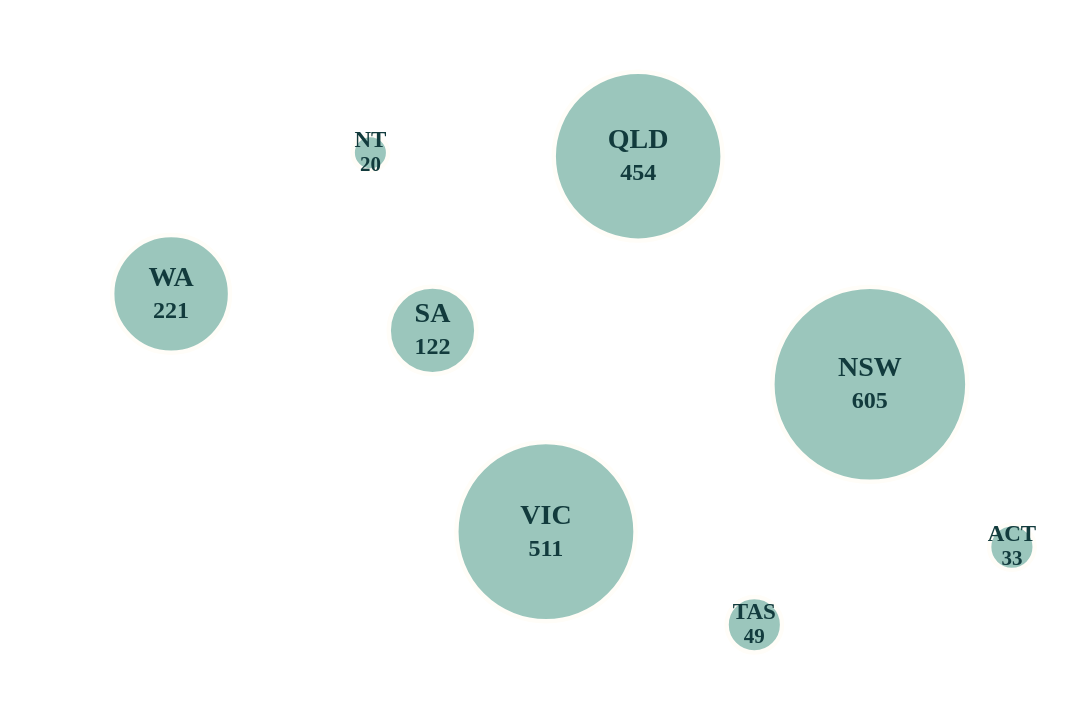

Specify this chart in Vega-Lite:
### Vega-Lite specification from a JSON file in a GitHub repository (floating-point values rounded to 4 significant figures)
{"$schema": "https://vega.github.io/schema/vega-lite/v5.json", "description": "Schematic circle cartogram of combined Woolworths and Coles outlets in Australia's six states and two mainland territories. One circle per jurisdiction; area, not diameter, is proportional to the store total. Every circle is labelled with its abbreviation and count. The explanatory proportional-area key is provided directly beneath the visualisation using proportional CSS circles of 20, 200 and 600 stores; no oversized Vega legend is rendered.", "background": null, "config": {"view": {"stroke": null}, "font": "DM Sans", "background": null, "legend": {"labelFont": "DM Sans", "titleFont": "DM Sans", "labelFontSize": 11, "titleFontSize": 11, "labelColor": "#294b47", "titleColor": "#294b47", "orient": "bottom", "padding": 7}}, "width": 530, "height": 345, "data": {"values": [{"state": "Western Australia", "code": "WA", "x": 76, "stores": 221, "woolworths": 117, "coles": 104, "wool_share": 52.9, "per100k": 7.14, "plotY": 259}, {"state": "Northern Territory", "code": "NT", "x": 170, "stores": 20, "woolworths": 12, "coles": 8, "wool_share": 60, "per100k": 7.44, "plotY": 349}, {"state": "South Australia", "code": "SA", "x": 199.3, "stores": 122, "woolworths": 69, "coles": 53, "wool_share": 56.6, "per100k": 6.36, "plotY": 235.7}, {"state": "Queensland", "code": "QLD", "x": 296.3, "stores": 454, "woolworths": 264, "coles": 190, "wool_share": 58.1, "per100k": 7.91, "plotY": 346.8}, {"state": "New South Wales", "code": "NSW", "x": 405.6, "stores": 605, "woolworths": 348, "coles": 257, "wool_share": 57.5, "per100k": 6.98, "plotY": 201.3}, {"state": "Australian Capital Territory", "code": "ACT", "x": 472.6, "stores": 33, "woolworths": 20, "coles": 13, "wool_share": 60.6, "per100k": 6.74, "plotY": 97.5}, {"state": "Victoria", "code": "VIC", "x": 252.8, "stores": 511, "woolworths": 279, "coles": 232, "wool_share": 54.6, "per100k": 7.14, "plotY": 107.3}, {"state": "Tasmania", "code": "TAS", "x": 351.1, "stores": 49, "woolworths": 32, "coles": 17, "wool_share": 65.3, "per100k": 8.44, "plotY": 48}]}, "layer": [{"mark": {"type": "circle", "stroke": "#fffdf8", "strokeWidth": 2.2, "opacity": 1}, "encoding": {"x": {"field": "x", "type": "quantitative", "scale": {"domain": [0, 500], "nice": false, "zero": false}, "axis": null}, "y": {"field": "plotY", "type": "quantitative", "scale": {"domain": [0, 440], "nice": false, "zero": false}, "axis": null}, "size": {"field": "stores", "type": "quantitative", "title": "Coles + Woolworths stores", "scale": {"type": "linear", "domain": [0, 605], "range": [0, 9500]}, "legend": null}, "color": {"value": "#9bc6bc"}, "tooltip": [{"field": "state", "type": "nominal", "title": "State / territory"}, {"field": "stores", "type": "quantitative", "title": "Combined stores", "format": ",.0f"}, {"field": "woolworths", "type": "quantitative", "title": "Woolworths stores", "format": ",.0f"}, {"field": "coles", "type": "quantitative", "title": "Coles stores", "format": ",.0f"}, {"field": "wool_share", "type": "quantitative", "title": "Woolworths share", "format": ".1f"}]}}, {"transform": [{"filter": "datum.stores >= 75"}], "mark": {"type": "text", "font": "DM Sans", "fontWeight": "bold", "fontSize": 14, "baseline": "middle", "align": "center", "dy": -8}, "encoding": {"x": {"field": "x", "type": "quantitative", "scale": {"domain": [0, 500], "nice": false, "zero": false}, "axis": null}, "y": {"field": "plotY", "type": "quantitative", "scale": {"domain": [0, 440], "nice": false, "zero": false}, "axis": null}, "text": {"field": "code", "type": "nominal"}, "color": {"value": "#123b3d"}, "tooltip": [{"field": "state", "type": "nominal", "title": "State / territory"}, {"field": "stores", "type": "quantitative", "title": "Combined stores", "format": ",.0f"}, {"field": "woolworths", "type": "quantitative", "title": "Woolworths stores", "format": ",.0f"}, {"field": "coles", "type": "quantitative", "title": "Coles stores", "format": ",.0f"}, {"field": "wool_share", "type": "quantitative", "title": "Woolworths share", "format": ".1f"}]}}, {"transform": [{"filter": "datum.stores >= 75"}], "mark": {"type": "text", "font": "DM Sans", "fontWeight": "bold", "fontSize": 12, "baseline": "middle", "align": "center", "dy": 8}, "encoding": {"x": {"field": "x", "type": "quantitative", "scale": {"domain": [0, 500], "nice": false, "zero": false}, "axis": null}, "y": {"field": "plotY", "type": "quantitative", "scale": {"domain": [0, 440], "nice": false, "zero": false}, "axis": null}, "text": {"field": "stores", "type": "quantitative", "format": ",.0f"}, "color": {"value": "#123b3d"}, "tooltip": [{"field": "state", "type": "nominal", "title": "State / territory"}, {"field": "stores", "type": "quantitative", "title": "Combined stores", "format": ",.0f"}, {"field": "woolworths", "type": "quantitative", "title": "Woolworths stores", "format": ",.0f"}, {"field": "coles", "type": "quantitative", "title": "Coles stores", "format": ",.0f"}, {"field": "wool_share", "type": "quantitative", "title": "Woolworths share", "format": ".1f"}]}}, {"transform": [{"filter": "datum.stores < 75"}], "mark": {"type": "text", "font": "DM Sans", "fontWeight": "bold", "fontSize": 11.5, "baseline": "middle", "align": "center", "dy": -6}, "encoding": {"x": {"field": "x", "type": "quantitative", "scale": {"domain": [0, 500], "nice": false, "zero": false}, "axis": null}, "y": {"field": "plotY", "type": "quantitative", "scale": {"domain": [0, 440], "nice": false, "zero": false}, "axis": null}, "text": {"field": "code", "type": "nominal"}, "color": {"value": "#123b3d"}, "tooltip": [{"field": "state", "type": "nominal", "title": "State / territory"}, {"field": "stores", "type": "quantitative", "title": "Combined stores", "format": ",.0f"}, {"field": "woolworths", "type": "quantitative", "title": "Woolworths stores", "format": ",.0f"}, {"field": "coles", "type": "quantitative", "title": "Coles stores", "format": ",.0f"}, {"field": "wool_share", "type": "quantitative", "title": "Woolworths share", "format": ".1f"}]}}, {"transform": [{"filter": "datum.stores < 75"}], "mark": {"type": "text", "font": "DM Sans", "fontWeight": "bold", "fontSize": 10.5, "baseline": "middle", "align": "center", "dy": 6}, "encoding": {"x": {"field": "x", "type": "quantitative", "scale": {"domain": [0, 500], "nice": false, "zero": false}, "axis": null}, "y": {"field": "plotY", "type": "quantitative", "scale": {"domain": [0, 440], "nice": false, "zero": false}, "axis": null}, "text": {"field": "stores", "type": "quantitative", "format": ",.0f"}, "color": {"value": "#123b3d"}, "tooltip": [{"field": "state", "type": "nominal", "title": "State / territory"}, {"field": "stores", "type": "quantitative", "title": "Combined stores", "format": ",.0f"}, {"field": "woolworths", "type": "quantitative", "title": "Woolworths stores", "format": ",.0f"}, {"field": "coles", "type": "quantitative", "title": "Coles stores", "format": ",.0f"}, {"field": "wool_share", "type": "quantitative", "title": "Woolworths share", "format": ".1f"}]}}]}
